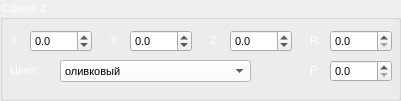
  <widget class="QGroupBox" name="group_sphere_2">
   <property name="geometry">
    <rect>
     <x>440</x>
     <y>60</y>
     <width>401</width>
     <height>101</height>
    </rect>
   </property>
   <property name="font">
    <font>
     <pointsize>8</pointsize>
    </font>
   </property>
   <property name="styleSheet">
    <string notr="true">::title{color:white}</string>
   </property>
   <property name="title">
    <string>Сфера 2</string>
   </property>
   <widget class="QLabel" name="label_8">
    <property name="geometry">
     <rect>
      <x>10</x>
      <y>30</y>
      <width>21</width>
      <height>21</height>
     </rect>
    </property>
    <property name="font">
     <font>
      <pointsize>8</pointsize>
     </font>
    </property>
    <property name="styleSheet">
     <string notr="true">color: rgb(255, 255, 255);</string>
    </property>
    <property name="text">
     <string>X:</string>
    </property>
   </widget>
   <widget class="QLabel" name="label_9">
    <property name="geometry">
     <rect>
      <x>110</x>
      <y>30</y>
      <width>21</width>
      <height>21</height>
     </rect>
    </property>
    <property name="font">
     <font>
      <pointsize>8</pointsize>
     </font>
    </property>
    <property name="styleSheet">
     <string notr="true">color: rgb(255, 255, 255);</string>
    </property>
    <property name="text">
     <string>Y:</string>
    </property>
   </widget>
   <widget class="QLabel" name="label_10">
    <property name="geometry">
     <rect>
      <x>210</x>
      <y>30</y>
      <width>21</width>
      <height>21</height>
     </rect>
    </property>
    <property name="font">
     <font>
      <pointsize>8</pointsize>
     </font>
    </property>
    <property name="styleSheet">
     <string notr="true">color: rgb(255, 255, 255);</string>
    </property>
    <property name="text">
     <string>Z:</string>
    </property>
   </widget>
   <widget class="QDoubleSpinBox" name="value2_X">
    <property name="geometry">
     <rect>
      <x>30</x>
      <y>30</y>
      <width>62</width>
      <height>22</height>
     </rect>
    </property>
    <property name="font">
     <font>
      <pointsize>8</pointsize>
     </font>
    </property>
    <property name="styleSheet">
     <string notr="true">color: rgb(0, 0, 0);</string>
    </property>
    <property name="decimals">
     <number>1</number>
    </property>
    <property name="minimum">
     <double>-100.000000000000000</double>
    </property>
    <property name="maximum">
     <double>100.000000000000000</double>
    </property>
    <property name="singleStep">
     <double>0.100000000000000</double>
    </property>
   </widget>
   <widget class="QDoubleSpinBox" name="value2_Y">
    <property name="geometry">
     <rect>
      <x>130</x>
      <y>30</y>
      <width>62</width>
      <height>22</height>
     </rect>
    </property>
    <property name="font">
     <font>
      <pointsize>8</pointsize>
     </font>
    </property>
    <property name="styleSheet">
     <string notr="true">color: rgb(0, 0, 0);</string>
    </property>
    <property name="decimals">
     <number>1</number>
    </property>
    <property name="minimum">
     <double>-100.000000000000000</double>
    </property>
    <property name="maximum">
     <double>100.000000000000000</double>
    </property>
    <property name="singleStep">
     <double>0.100000000000000</double>
    </property>
   </widget>
   <widget class="QDoubleSpinBox" name="value2_Z">
    <property name="geometry">
     <rect>
      <x>230</x>
      <y>30</y>
      <width>62</width>
      <height>22</height>
     </rect>
    </property>
    <property name="font">
     <font>
      <pointsize>8</pointsize>
     </font>
    </property>
    <property name="styleSheet">
     <string notr="true">color: rgb(0, 0, 0);</string>
    </property>
    <property name="decimals">
     <number>1</number>
    </property>
    <property name="minimum">
     <double>-100.000000000000000</double>
    </property>
    <property name="maximum">
     <double>100.000000000000000</double>
    </property>
    <property name="singleStep">
     <double>0.100000000000000</double>
    </property>
   </widget>
   <widget class="QLabel" name="label_11">
    <property name="geometry">
     <rect>
      <x>10</x>
      <y>60</y>
      <width>51</width>
      <height>21</height>
     </rect>
    </property>
    <property name="font">
     <font>
      <pointsize>8</pointsize>
     </font>
    </property>
    <property name="styleSheet">
     <string notr="true">color: rgb(255, 255, 255);</string>
    </property>
    <property name="text">
     <string>Цвет:</string>
    </property>
   </widget>
   <widget class="QComboBox" name="value2_color">
    <property name="geometry">
     <rect>
      <x>60</x>
      <y>60</y>
      <width>191</width>
      <height>22</height>
     </rect>
    </property>
    <property name="font">
     <font>
      <pointsize>8</pointsize>
     </font>
    </property>
    <property name="styleSheet">
     <string notr="true">background-color: rgb(255, 255, 255);
color: rgb(0, 0, 0);
</string>
    </property>
    <item>
     <property name="text">
      <string>оливковый</string>
     </property>
    </item>
    <item>
     <property name="text">
      <string>темно-красный</string>
     </property>
    </item>
    <item>
     <property name="text">
      <string>серый</string>
     </property>
    </item>
   </widget>
   <widget class="QLabel" name="label_28">
    <property name="geometry">
     <rect>
      <x>310</x>
      <y>30</y>
      <width>21</width>
      <height>21</height>
     </rect>
    </property>
    <property name="font">
     <font>
      <pointsize>8</pointsize>
     </font>
    </property>
    <property name="styleSheet">
     <string notr="true">color: rgb(255, 255, 255);</string>
    </property>
    <property name="text">
     <string>R:</string>
    </property>
   </widget>
   <widget class="QDoubleSpinBox" name="value2_R">
    <property name="geometry">
     <rect>
      <x>330</x>
      <y>30</y>
      <width>62</width>
      <height>22</height>
     </rect>
    </property>
    <property name="font">
     <font>
      <pointsize>8</pointsize>
     </font>
    </property>
    <property name="styleSheet">
     <string notr="true">color: rgb(0, 0, 0);</string>
    </property>
    <property name="decimals">
     <number>1</number>
    </property>
    <property name="singleStep">
     <double>0.100000000000000</double>
    </property>
   </widget>
   <widget class="QLabel" name="label_41">
    <property name="geometry">
     <rect>
      <x>310</x>
      <y>60</y>
      <width>21</width>
      <height>21</height>
     </rect>
    </property>
    <property name="font">
     <font>
      <pointsize>8</pointsize>
     </font>
    </property>
    <property name="styleSheet">
     <string notr="true">color: rgb(255, 255, 255);</string>
    </property>
    <property name="text">
     <string>P:</string>
    </property>
   </widget>
   <widget class="QDoubleSpinBox" name="value2_P">
    <property name="geometry">
     <rect>
      <x>330</x>
      <y>60</y>
      <width>62</width>
      <height>22</height>
     </rect>
    </property>
    <property name="font">
     <font>
      <pointsize>8</pointsize>
     </font>
    </property>
    <property name="styleSheet">
     <string notr="true">color: rgb(0, 0, 0);</string>
    </property>
    <property name="decimals">
     <number>1</number>
    </property>
    <property name="singleStep">
     <double>0.100000000000000</double>
    </property>
   </widget>
  </widget>
